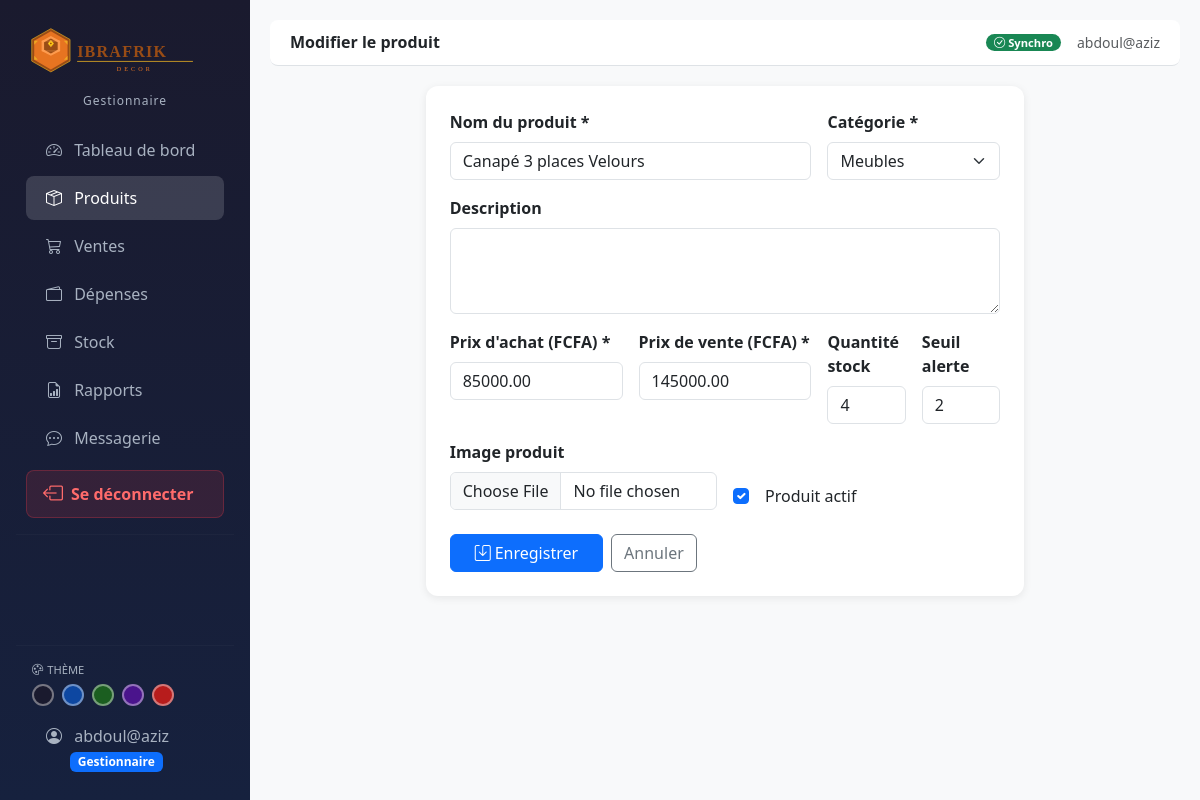
The page /produits/1/modifier/ (signed in) on the database its author committed.
### accounts/models.py (models this page shows, shortened)
class Utilisateur(AbstractUser):
    GESTIONNAIRE = 'GESTIONNAIRE'
    ADMIN = 'ADMIN'
    ROLE_CHOICES = [
        (GESTIONNAIRE, 'Gestionnaire'),
        (ADMIN, 'Administrateur'),
    ]
    role = models.CharField(
        max_length=20,
        choices=ROLE_CHOICES,
        default=GESTIONNAIRE,
    )
    def is_gestionnaire(self):
        return self.role == self.GESTIONNAIRE
    def is_admin_bc(self):
        return self.role == self.ADMIN
    class Meta:
        verbose_name = 'Utilisateur'
        verbose_name_plural = 'Utilisateurs'

### produits/models.py (models this page shows, shortened)
class Produit(models.Model):
    nom = models.CharField(max_length=200)
    categorie = models.ForeignKey(Categorie, on_delete=models.PROTECT, related_name='produits')
    description = models.TextField(blank=True)
    prix_achat = models.DecimalField(max_digits=12, decimal_places=2)
    prix_vente = models.DecimalField(max_digits=12, decimal_places=2)
    quantite_stock = models.IntegerField(default=0)
    seuil_alerte = models.IntegerField(default=5)
    image = models.ImageField(upload_to='produits/', blank=True, null=True)
    date_ajout = models.DateTimeField(auto_now_add=True)
    actif = models.BooleanField(default=True)
    class Meta:
        verbose_name = 'Produit'

### produits/views.py (the view)
# urls.py: path('<int:pk>/modifier/', views.produit_modifier, name='modifier'),
@login_required
def produit_modifier(request, pk):
    produit = get_object_or_404(Produit, pk=pk)
    form    = ProduitForm(
        request.POST  or None,
        request.FILES or None,
        instance=produit
    )
    if form.is_valid():
        form.save()
        messages.success(request, 'Produit modifié avec succès.')
        return redirect('produits:liste')
    return render(request, 'produits/form.html', {
        'form':    form,
        'titre':   'Modifier le produit',
        'produit': produit,
    })

### produits/forms.py
class ProduitForm(forms.ModelForm):
    class Meta:
        model = Produit
        fields = [
            'nom', 'categorie', 'description',
            'prix_achat', 'prix_vente',
            'quantite_stock', 'seuil_alerte',
            'image', 'actif'
        ]
        widgets = {
            'nom':            forms.TextInput(attrs={'class': 'form-control'}),
            'categorie':      forms.Select(attrs={'class': 'form-select'}),
            'description':    forms.Textarea(attrs={'class': 'form-control', 'rows': 3}),
            'prix_achat':     forms.NumberInput(attrs={'class': 'form-control', 'step': '0.01'}),
            'prix_vente':     forms.NumberInput(attrs={'class': 'form-control', 'step': '0.01'}),
            'quantite_stock': forms.NumberInput(attrs={'class': 'form-control'}),
            'seuil_alerte':   forms.NumberInput(attrs={'class': 'form-control'}),
            'image':          forms.FileInput(attrs={'class': 'form-control'}),
            'actif':          forms.CheckboxInput(attrs={'class': 'form-check-input'}),
        }

### dashboard/context_processors.py (called while the page is built)
def messages_non_lus(request):
    if request.user.is_authenticated:
        count = Message.objects.filter(
            destinataire=request.user, lu=False
        ).count()
        return {'messages_non_lus_count': count}
    return {'messages_non_lus_count': 0}

### produits/models.py (called while the page is built)
    def __str__(self):
        return self.nom

### templates/produits/form.html (shortened to what this page needs)
{% extends 'base.html' %}
{% block page_title %}{{ titre }}{% endblock %}
{% block content %}
<div class="row justify-content-center">
    <div class="col-md-8">
        <div class="card p-4">
            <form method="post" enctype="multipart/form-data">
                <div class="row g-3">
                    <div class="col-md-8">
                        <label class="form-label fw-semibold">Nom du produit *</label>
                        {{ form.nom }}
                    </div>
                    <div class="col-md-4">
                        <label class="form-label fw-semibold">Catégorie *</label>
                        {{ form.categorie }}
                    </div>
                    <div class="col-12">
                        <label class="form-label fw-semibold">Description</label>
                        {{ form.description }}
                    </div>
                    <div class="col-md-4">
                        <label class="form-label fw-semibold">Prix d'achat (FCFA) *</label>
                        {{ form.prix_achat }}
                    </div>
                    <div class="col-md-4">
                        <label class="form-label fw-semibold">Prix de vente (FCFA) *</label>
                        {{ form.prix_vente }}
                    </div>
                    <div class="col-md-2">
                        <label class="form-label fw-semibold">Quantité stock</label>
                        {{ form.quantite_stock }}
                    </div>
                    <div class="col-md-2">
                        <label class="form-label fw-semibold">Seuil alerte</label>
                        {{ form.seuil_alerte }}
                    </div>
                    <div class="col-md-6">
                        <label class="form-label fw-semibold">Image produit</label>
                        {{ form.image }}
                    </div>
                    <div class="col-md-6 d-flex align-items-end">
                        <div class="form-check">
                            {{ form.actif }}
                            <label class="form-check-label ms-2">Produit actif</label>
                        </div>
                    </div>
                </div>
                <div class="d-flex gap-2 mt-4">
                    <button type="submit" class="btn btn-primary px-4">
                        <i class="bi bi-save me-1"></i>Enregistrer
                    </button>
                    <a href="{% url 'produits:liste' %}" class="btn btn-outline-secondary">
                        Annuler
                    </a>
                </div>
            </form>
        </div>
    </div>
</div>
{% endblock %}

### templates/base.html (shortened to what this page needs)
{% load static %}
<!DOCTYPE html>
<html lang="fr">
<head>
    <link href="https://cdn.jsdelivr.net/npm/bootstrap@5.3.0/dist/css/bootstrap.min.css" rel="stylesheet">
    <link href="https://cdn.jsdelivr.net/npm/bootstrap-icons@1.11.0/font/bootstrap-icons.css" rel="stylesheet">
</head>
<body data-theme="dark">
{% if user.is_authenticated %}
<div class="d-flex">
    <nav class="sidebar p-3">
       <div class="text-center mb-3 mt-1">
    {% load static %}
    <img src="{% static 'images/logo_ibrafrik.svg' %}"
         alt="IBRAFRIK Decor"
         style="width: 210px; max-width: 100%; filter: brightness(1.1);">
    <div style="color: var(--sidebar-text); font-size: 0.75rem; margin-top: 4px; letter-spacing: 1px;">
        {{ user.get_role_display }}
    </div>
</div>
        <ul class="nav flex-column flex-grow-1">
            {% if user.is_gestionnaire %}
            <li class="nav-item">
                <a class="nav-link {% if request.resolver_match.url_name == 'index' %}active{% endif %}"
                   href="{% url 'dashboard:index' %}">
                    <i class="bi bi-speedometer2"></i> Tableau de bord
                </a>
            </li>
            <li class="nav-item">
                <a class="nav-link {% if request.resolver_match.app_name == 'produits' %}active{% endif %}"
                   href="{% url 'produits:liste' %}">
                    <i class="bi bi-box-seam"></i> Produits
                </a>
            </li>
            <li class="nav-item">
                <a class="nav-link {% if request.resolver_match.app_name == 'ventes' %}active{% endif %}"
                   href="{% url 'ventes:liste' %}">
                    <i class="bi bi-cart3"></i> Ventes
                </a>
            </li>
            <li class="nav-item">
                <a class="nav-link {% if request.resolver_match.app_name == 'depenses' %}active{% endif %}"
                   href="{% url 'depenses:liste' %}">
                    <i class="bi bi-wallet2"></i> Dépenses
                </a>
            </li>
            <li class="nav-item">
                <a class="nav-link {% if request.resolver_match.app_name == 'stock' %}active{% endif %}"
                   href="{% url 'stock:liste' %}">
                    <i class="bi bi-archive"></i> Stock
                </a>
            </li>
            <li class="nav-item">
                <a class="nav-link {% if request.resolver_match.app_name == 'rapports' %}active{% endif %}"
                   href="{% url 'rapports:journalier' %}">
                    <i class="bi bi-file-earmark-bar-graph"></i> Rapports
                </a>
            </li>
            <li class="nav-item">
                <a class="nav-link {% if request.resolver_match.app_name == 'messagerie' %}active{% endif %}"
                   href="{% url 'messagerie:inbox' %}">
                    <i class="bi bi-chat-dots"></i> Messagerie
                </a>
            </li>
        <a href="{% url 'accounts:logout' %}" class="btn-deconnexion">
            <i class="bi bi-box-arrow-left fs-5"></i>
            Se déconnecter
        </a>
        <hr style="border-color: rgba(255,255,255,0.1); margin: 8px 0;">
            {% endif %}
        </ul>
        <div style="margin-top: auto; padding-top: 12px;">
            <hr style="border-color: rgba(255,255,255,0.1); margin-bottom: 10px;">
            <div class="px-3 mb-2">
                <small style="color: var(--sidebar-text); font-size: 0.7rem;">
                    <i class="bi bi-palette me-1"></i>THÈME
                </small>
                <div class="d-flex gap-2 mt-1 flex-wrap">
                    <div class="theme-btn" style="background:#1a1a2e;"
                         onclick="setTheme('dark')" title="Sombre"></div>
                    <div class="theme-btn" style="background:#0d47a1;"
                         onclick="setTheme('blue')" title="Bleu"></div>
                    <div class="theme-btn" style="background:#1b5e20;"
                         onclick="setTheme('green')" title="Vert"></div>
                    <div class="theme-btn" style="background:#4a148c;"
                         onclick="setTheme('purple')" title="Violet"></div>
                    <div class="theme-btn" style="background:#b71c1c;"
                         onclick="setTheme('red')" title="Rouge"></div>
                </div>
            </div>
            <a href="{% url 'accounts:profil' %}" class="nav-link" style="color: var(--sidebar-text);">
                <i class="bi bi-person-circle"></i>
                {{ user.get_full_name|default:user.username }}
                <br>
                <span class="badge ms-4
                    {% if user.is_admin_bc %}bg-warning text-dark
                    {% else %}bg-primary{% endif %}">
                    {{ user.get_role_display }}
                </span>
            </a>
        </div>
    </nav>
    <div class="main-content flex-grow-1">
        <div class="topbar d-flex justify-content-between align-items-center">
            <h6 class="mb-0 fw-bold">{% block page_title %}{% endblock %}</h6>
            <div class="d-flex align-items-center gap-3">
                <span id="sync-indicator" class="badge badge-sync bg-secondary">
                </span>
                <small class="text-muted">{{ user.get_full_name|default:user.username }}</small>
            </div>
        </div>
        {% block content %}{% endblock %}
    </div>
</div>
{% else %}
    {% block content_unauthenticated %}{% endblock %}
{% endif %}
</body>
</html>

### templates/base.html (style rules this page uses)
body[data-theme="dark"] { --sidebar-bg1: #1a1a2e; --sidebar-bg2: #16213e; --sidebar-text: #a8b2c1; background-color: #f8f9fa; }
body { --sidebar-bg1: #1a1a2e; --sidebar-bg2: #16213e; --sidebar-text: #a8b2c1; background-color: #f8f9fa; }
.sidebar { height: 100vh; background: linear-gradient(180deg, var(--sidebar-bg1) 0%, var(--sidebar-bg2) 100%); width: 250px; position: fixed; top: 0; left: 0; display: flex; flex-direction: column; overflow-y: auto; }
.sidebar .nav-link { color: var(--sidebar-text); padding: 10px 20px; border-radius: 8px; margin: 2px 10px; transition: all 0.2s; }
.sidebar .nav-link:hover, .sidebar .nav-link.active { background: rgba(255,255,255,0.15); color: #fff; }
.sidebar .nav-link i { margin-right: 8px; }
.main-content { margin-left: 250px; padding: 20px; }
.topbar { background: #fff; border-bottom: 1px solid #dee2e6; padding: 12px 20px; margin-bottom: 20px; border-radius: 8px; }
.card { border: none; box-shadow: 0 2px 8px rgba(0,0,0,0.08); border-radius: 12px; }
.badge-sync { font-size: 0.7rem; padding: 3px 8px; border-radius: 20px; }
.theme-btn { width: 22px; height: 22px; border-radius: 50%; border: 2px solid rgba(255,255,255,0.4); cursor: pointer; transition: transform 0.2s; }
.btn-deconnexion { display: flex; align-items: center; gap: 8px; background: rgba(220, 53, 69, 0.15); color: #ff6b6b !important; border: 1px solid rgba(220, 53, 69, 0.3); border-radius: 8px; padding: 8px 16px; margin: 8px 10px; font-weight: 600; transition: all 0.2s; text-decoration: none; }

### rows shown on the page
Utilisateur: role "Gestionnaire", get_full_name "abdoul@aziz"
Produit: nom "Canapé 3 places Velours", categorie "Meubles", prix_achat "85000.00", prix_vente "145000.00", quantite_stock "4", seuil_alerte "2", actif "☑"

### other values the page prints
{{ titre }} "Modifier le produit"
